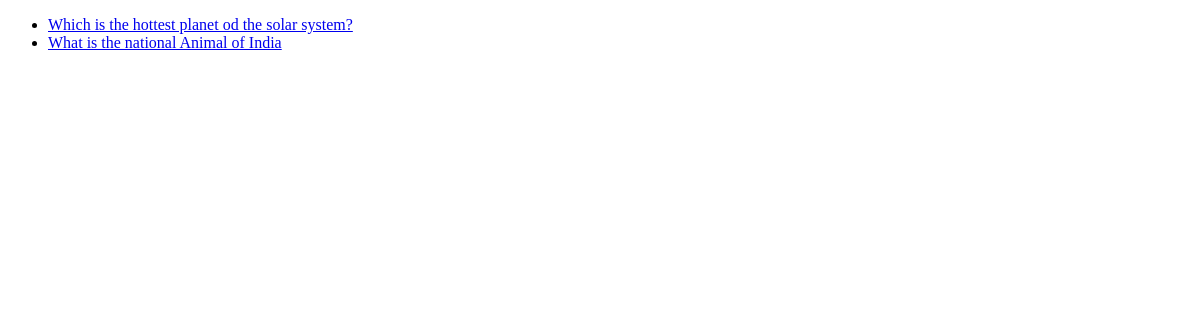
Before: /polls/ with the older database file.
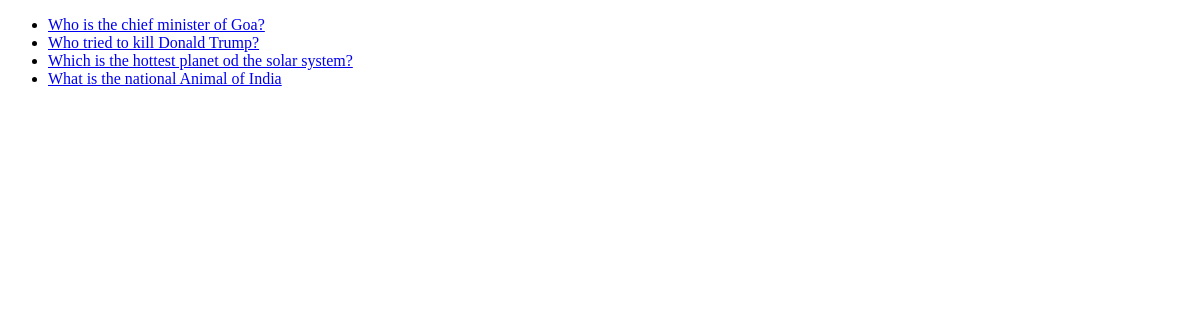
After: the same page with the newer database file.
### polls/models.py (models this page shows, shortened)
class Question(models.Model):
    question_text = models.CharField(max_length=200)
    pub_date = models.DateTimeField("Date Published")

### polls/views.py (the view)
# urls.py: path("", views.IndexView.as_view(), name="index"),
class IndexView(generic.ListView):
    template_name = "polls/index.html"
    context_object_name = "latest_question_list"
    def get_queryset(self):
        return Question.objects.order_by("-pub_date")[:5]

### polls/templates/polls/index.html (shortened to what this page needs)
<!DOCTYPE html>
<html lang="en">
<head>
</head>
<body>
    {% if latest_question_list %}
    <ul>
    {% for question in latest_question_list %}
        <li>
            <a href="{% url 'polls:detail' question.id %}">{{ question.question_text }}</a></li>
    {% endfor %}
    </ul>
{% else %}
    <p>No polls are available.</p>
{% endif %}
</body>
</html>

Changed rows visible on the page:
added Question: question_text "Who is the chief minister of Goa?"
added Question: question_text "Who tried to kill Donald Trump?"
